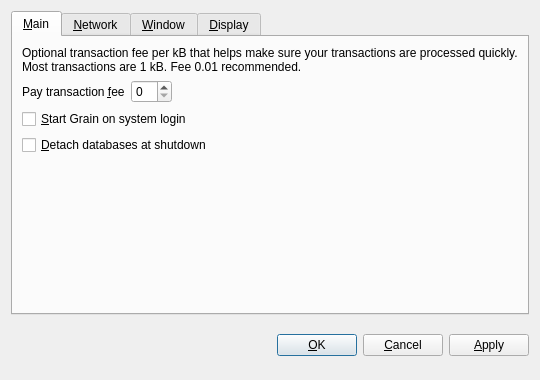
<?xml version="1.0" encoding="UTF-8"?>
<ui version="4.0">
 <class>OptionsDialog</class>
 <widget class="QDialog" name="OptionsDialog">
  <property name="geometry">
   <rect>
    <x>0</x>
    <y>0</y>
    <width>540</width>
    <height>380</height>
   </rect>
  </property>
  <property name="windowTitle">
   <string>Options</string>
  </property>
  <property name="modal">
   <bool>true</bool>
  </property>
  <layout class="QVBoxLayout" name="verticalLayout">
   <item>
    <widget class="QTabWidget" name="tabWidget">
     <property name="tabPosition">
      <enum>QTabWidget::North</enum>
     </property>
     <property name="currentIndex">
      <number>0</number>
     </property>
     <widget class="QWidget" name="tabMain">
      <attribute name="title">
       <string>&amp;Main</string>
      </attribute>
      <layout class="QVBoxLayout" name="verticalLayout_Main">
       <item>
        <widget class="QLabel" name="transactionFeeInfoLabel">
         <property name="text">
          <string>Optional transaction fee per kB that helps make sure your transactions are processed quickly. Most transactions are 1 kB. Fee 0.01 recommended.</string>
         </property>
         <property name="textFormat">
          <enum>Qt::PlainText</enum>
         </property>
         <property name="wordWrap">
          <bool>true</bool>
         </property>
        </widget>
       </item>
       <item>
        <layout class="QHBoxLayout" name="horizontalLayout_Main">
         <item>
          <widget class="QLabel" name="transactionFeeLabel">
           <property name="text">
            <string>Pay transaction &amp;fee</string>
           </property>
           <property name="textFormat">
            <enum>Qt::PlainText</enum>
           </property>
           <property name="buddy">
            <cstring>transactionFee</cstring>
           </property>
          </widget>
         </item>
         <item>
          <widget class="BitcoinAmountField" name="transactionFee"/>
         </item>
         <item>
          <spacer name="horizontalSpacer_Main">
           <property name="orientation">
            <enum>Qt::Horizontal</enum>
           </property>
           <property name="sizeHint" stdset="0">
            <size>
             <width>40</width>
             <height>20</height>
            </size>
           </property>
          </spacer>
         </item>
        </layout>
       </item>
       <item>
        <widget class="QCheckBox" name="bitcoinAtStartup">
         <property name="toolTip">
          <string>Automatically start Grain after logging in to the system.</string>
         </property>
         <property name="text">
          <string>&amp;Start Grain on system login</string>
         </property>
        </widget>
       </item>
       <item>
        <widget class="QCheckBox" name="detachDatabases">
         <property name="toolTip">
          <string>Detach block and address databases at shutdown. This means they can be moved to another data directory, but it slows down shutdown. The wallet is always detached.</string>
         </property>
         <property name="text">
          <string>&amp;Detach databases at shutdown</string>
         </property>
        </widget>
       </item>
       <item>
        <spacer name="verticalSpacer_Main">
         <property name="orientation">
          <enum>Qt::Vertical</enum>
         </property>
         <property name="sizeHint" stdset="0">
          <size>
           <width>20</width>
           <height>40</height>
          </size>
         </property>
        </spacer>
       </item>
      </layout>
     </widget>
     <widget class="QWidget" name="tabNetwork">
      <attribute name="title">
       <string>&amp;Network</string>
      </attribute>
      <layout class="QVBoxLayout" name="verticalLayout_Network">
       <item>
        <widget class="QCheckBox" name="mapPortUpnp">
         <property name="toolTip">
          <string>Automatically open the Grain client port on the router. This only works when your router supports UPnP and it is enabled.</string>
         </property>
         <property name="text">
          <string>Map port using &amp;UPnP</string>
         </property>
        </widget>
       </item>
       <item>
        <widget class="QCheckBox" name="connectSocks">
         <property name="toolTip">
          <string>Connect to the Grain network through a SOCKS proxy (e.g. when connecting through Tor).</string>
         </property>
         <property name="text">
          <string>&amp;Connect through SOCKS proxy:</string>
         </property>
        </widget>
       </item>
       <item>
        <layout class="QHBoxLayout" name="horizontalLayout_Network">
         <item>
          <widget class="QLabel" name="proxyIpLabel">
           <property name="text">
            <string>Proxy &amp;IP:</string>
           </property>
           <property name="textFormat">
            <enum>Qt::PlainText</enum>
           </property>
           <property name="buddy">
            <cstring>proxyIp</cstring>
           </property>
          </widget>
         </item>
         <item>
          <widget class="QValidatedLineEdit" name="proxyIp">
           <property name="maximumSize">
            <size>
             <width>140</width>
             <height>16777215</height>
            </size>
           </property>
           <property name="toolTip">
            <string>IP address of the proxy (e.g. 127.0.0.1)</string>
           </property>
          </widget>
         </item>
         <item>
          <widget class="QLabel" name="proxyPortLabel">
           <property name="text">
            <string>&amp;Port:</string>
           </property>
           <property name="textFormat">
            <enum>Qt::PlainText</enum>
           </property>
           <property name="buddy">
            <cstring>proxyPort</cstring>
           </property>
          </widget>
         </item>
         <item>
          <widget class="QLineEdit" name="proxyPort">
           <property name="maximumSize">
            <size>
             <width>55</width>
             <height>16777215</height>
            </size>
           </property>
           <property name="toolTip">
            <string>Port of the proxy (e.g. 9050)</string>
           </property>
          </widget>
         </item>
         <item>
          <widget class="QLabel" name="socksVersionLabel">
           <property name="text">
            <string>SOCKS &amp;Version:</string>
           </property>
           <property name="textFormat">
            <enum>Qt::PlainText</enum>
           </property>
           <property name="buddy">
            <cstring>socksVersion</cstring>
           </property>
          </widget>
         </item>
         <item>
          <widget class="QValueComboBox" name="socksVersion">
           <property name="toolTip">
            <string>SOCKS version of the proxy (e.g. 5)</string>
           </property>
          </widget>
         </item>
         <item>
          <spacer name="horizontalSpacer_Network">
           <property name="orientation">
            <enum>Qt::Horizontal</enum>
           </property>
           <property name="sizeHint" stdset="0">
            <size>
             <width>40</width>
             <height>20</height>
            </size>
           </property>
          </spacer>
         </item>
        </layout>
       </item>
       <item>
        <spacer name="verticalSpacer_Network">
         <property name="orientation">
          <enum>Qt::Vertical</enum>
         </property>
         <property name="sizeHint" stdset="0">
          <size>
           <width>20</width>
           <height>40</height>
          </size>
         </property>
        </spacer>
       </item>
      </layout>
     </widget>
     <widget class="QWidget" name="tabWindow">
      <attribute name="title">
       <string>&amp;Window</string>
      </attribute>
      <layout class="QVBoxLayout" name="verticalLayout_Window">
       <item>
        <widget class="QCheckBox" name="minimizeToTray">
         <property name="toolTip">
          <string>Show only a tray icon after minimizing the window.</string>
         </property>
         <property name="text">
          <string>&amp;Minimize to the tray instead of the taskbar</string>
         </property>
        </widget>
       </item>
       <item>
        <widget class="QCheckBox" name="minimizeOnClose">
         <property name="toolTip">
          <string>Minimize instead of exit the application when the window is closed. When this option is enabled, the application will be closed only after selecting Quit in the menu.</string>
         </property>
         <property name="text">
          <string>M&amp;inimize on close</string>
         </property>
        </widget>
       </item>
       <item>
        <spacer name="verticalSpacer_Window">
         <property name="orientation">
          <enum>Qt::Vertical</enum>
         </property>
         <property name="sizeHint" stdset="0">
          <size>
           <width>20</width>
           <height>40</height>
          </size>
         </property>
        </spacer>
       </item>
      </layout>
     </widget>
     <widget class="QWidget" name="tabDisplay">
      <attribute name="title">
       <string>&amp;Display</string>
      </attribute>
      <layout class="QVBoxLayout" name="verticalLayout_Display">
       <item>
        <layout class="QHBoxLayout" name="horizontalLayout_1_Display">
         <item>
          <widget class="QLabel" name="langLabel">
           <property name="text">
            <string>User Interface &amp;language:</string>
           </property>
           <property name="textFormat">
            <enum>Qt::PlainText</enum>
           </property>
           <property name="buddy">
            <cstring>lang</cstring>
           </property>
          </widget>
         </item>
         <item>
          <widget class="QValueComboBox" name="lang">
           <property name="toolTip">
            <string>The user interface language can be set here. This setting will take effect after restarting Grain.</string>
           </property>
          </widget>
         </item>
        </layout>
       </item>
       <item>
        <layout class="QHBoxLayout" name="horizontalLayout_2_Display">
         <item>
          <widget class="QLabel" name="unitLabel">
           <property name="text">
            <string>&amp;Unit to show amounts in:</string>
           </property>
           <property name="textFormat">
            <enum>Qt::PlainText</enum>
           </property>
           <property name="buddy">
            <cstring>unit</cstring>
           </property>
          </widget>
         </item>
         <item>
          <widget class="QValueComboBox" name="unit">
           <property name="toolTip">
            <string>Choose the default subdivision unit to show in the interface and when sending coins.</string>
           </property>
          </widget>
         </item>
        </layout>
       </item>
       <item>
        <widget class="QCheckBox" name="displayAddresses">
         <property name="toolTip">
          <string>Whether to show Grain addresses in the transaction list or not.</string>
         </property>
         <property name="text">
          <string>&amp;Display addresses in transaction list</string>
         </property>
        </widget>
       </item>
       <item>
        <spacer name="verticalSpacer_Display">
         <property name="orientation">
          <enum>Qt::Vertical</enum>
         </property>
         <property name="sizeHint" stdset="0">
          <size>
           <width>20</width>
           <height>40</height>
          </size>
         </property>
        </spacer>
       </item>
      </layout>
     </widget>
    </widget>
   </item>
   <item>
    <layout class="QHBoxLayout" name="horizontalLayout_Buttons">
     <item>
      <spacer name="horizontalSpacer_1">
       <property name="orientation">
        <enum>Qt::Horizontal</enum>
       </property>
       <property name="sizeHint" stdset="0">
        <size>
         <width>40</width>
         <height>48</height>
        </size>
       </property>
      </spacer>
     </item>
     <item>
      <widget class="QLabel" name="statusLabel">
       <property name="font">
        <font>
         <weight>75</weight>
         <bold>true</bold>
        </font>
       </property>
       <property name="text">
        <string/>
       </property>
       <property name="textFormat">
        <enum>Qt::PlainText</enum>
       </property>
       <property name="wordWrap">
        <bool>true</bool>
       </property>
      </widget>
     </item>
     <item>
      <spacer name="horizontalSpacer_2">
       <property name="orientation">
        <enum>Qt::Horizontal</enum>
       </property>
       <property name="sizeHint" stdset="0">
        <size>
         <width>40</width>
         <height>48</height>
        </size>
       </property>
      </spacer>
     </item>
     <item>
      <widget class="QPushButton" name="okButton">
       <property name="text">
        <string>&amp;OK</string>
       </property>
      </widget>
     </item>
     <item>
      <widget class="QPushButton" name="cancelButton">
       <property name="text">
        <string>&amp;Cancel</string>
       </property>
       <property name="autoDefault">
        <bool>false</bool>
       </property>
      </widget>
     </item>
     <item>
      <widget class="QPushButton" name="applyButton">
       <property name="text">
        <string>&amp;Apply</string>
       </property>
       <property name="autoDefault">
        <bool>false</bool>
       </property>
      </widget>
     </item>
    </layout>
   </item>
  </layout>
 </widget>
 <customwidgets>
  <customwidget>
   <class>BitcoinAmountField</class>
   <extends>QSpinBox</extends>
   <header>bitcoinamountfield.h</header>
  </customwidget>
  <customwidget>
   <class>QValueComboBox</class>
   <extends>QComboBox</extends>
   <header>qvaluecombobox.h</header>
  </customwidget>
  <customwidget>
   <class>QValidatedLineEdit</class>
   <extends>QLineEdit</extends>
   <header>qvalidatedlineedit.h</header>
  </customwidget>
 </customwidgets>
 <resources/>
 <connections/>
</ui>
